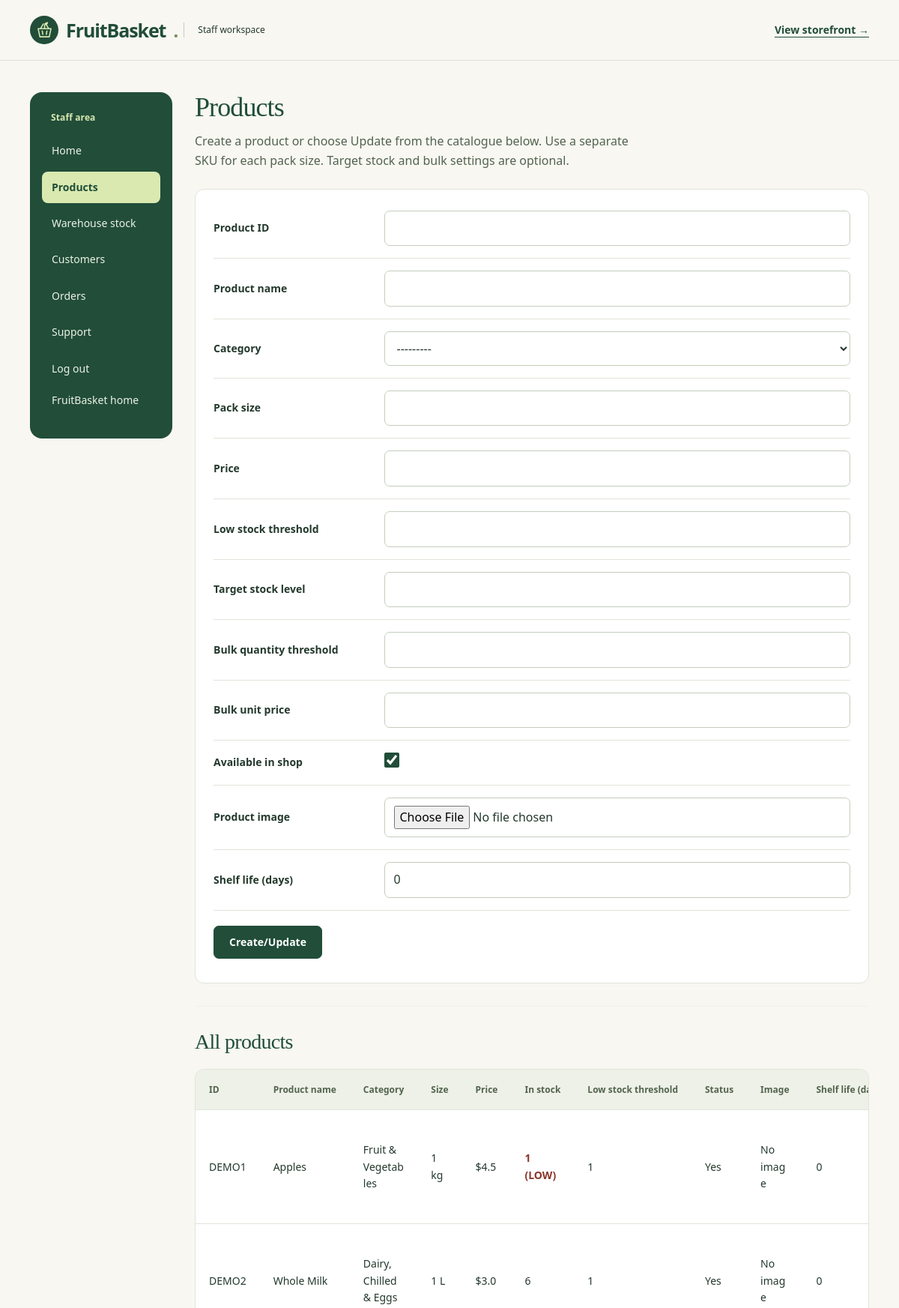
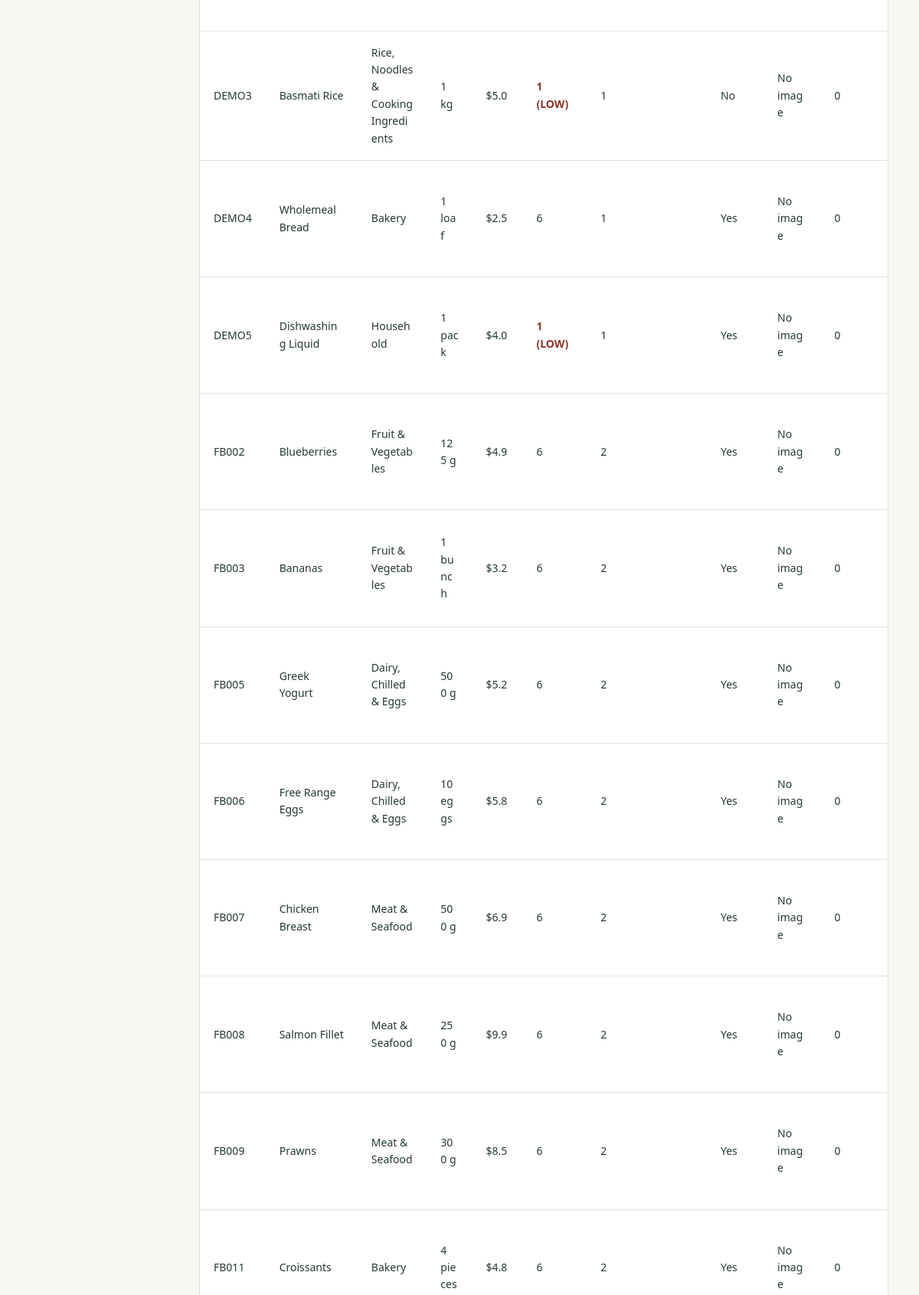
/adminpanel/product_new (signed in, upper part), run on the app's committed database (2 pictures, top to bottom).
### adminpanel/models.py (models this page shows, shortened)
class Product(models.Model):
    CATEGORY = [
        ('dairy', 'Dairy, Chilled & Eggs'),
        ('fruit', 'Fruit & Vegetables'),
        ('meat', 'Meat & Seafood'),
        ('bakery', 'Bakery'),
        ('rice', 'Rice, Noodles & Cooking Ingredients'),
        ('snacks', 'Snacks & Confectionery'),
        ('frozen', 'Frozen'),
        ('household', 'Household')
    ]
    Pid = models.CharField(max_length=5, primary_key=True)
    Pname = models.CharField(max_length=200)
    Pcategory = models.CharField(max_length=20, choices=CATEGORY)
    Psize = models.CharField(max_length=30)
    Pprice = models.FloatField()
    Plowstock = models.IntegerField(validators=[MinValueValidator(0)])
    Ptargetstock = models.PositiveIntegerField(null=True, blank=True, verbose_name='Target stock level')
    Pbulkquantity = models.PositiveIntegerField(null=True, blank=True, validators=[MinValueValidator(2)], verbose_name='Bulk quantity threshold')
    Pbulkprice = models.FloatField(null=True, blank=True, verbose_name='Bulk unit price')
    Pactive = models.BooleanField(default=True)
    Pimage = models.ImageField(upload_to='products/', blank=True, null=True)
    Pexpirydays = models.PositiveIntegerField(default=0)
    class Meta:
        constraints = [
            models.CheckConstraint(
                check=models.Q(Pprice__gt=0),
                name='Pprice_greater_than_zero'
            ),
            models.CheckConstraint(
                check=models.Q(Plowstock__gte=0),
                name='Plowstock_not_negative'
            ),
            models.CheckConstraint(condition=models.Q(Ptargetstock__isnull=True) | models.Q(Ptargetstock__gte=models.F('Plowstock')), name='product_target_at_least_low'),
            models.CheckConstraint(condition=(models.Q(Pbulkquantity__isnull=True, Pbulkprice__isnull=True) | models.Q(Pbulkquantity__isnull=False, Pbulkprice__isnull=False, Pbulkquantity__gte=2, Pbulkprice__gt=0, Pbulkprice__lte=models.F('Pprice'))), name='product_bulk_settings_valid')
        ]

### adminpanel/views.py (the view, shortened to what this page needs)
# urls.py: path('product_new', views.ProductView.as_view(), name='product_new'),
class ProductView(View):
    form_class = ProductForm
    template_name = 'adminpanel/product_new.html'
    def get(self, request, *args, **kwargs):
        pk = kwargs.get('pk') # returns None if not provided
        form = None
        action = 'create'
        status_type = None
        status_message = None
        if pk is not None:
            try:
                product = Product.objects.get(pk=pk)
                form = self.form_class(instance=product)
                form.fields['Pid'].disabled = True
                action = 'update'
            except Product.DoesNotExist:
                form = self.form_class()
                status_type = 'error'
                status_message = 'Product not found.'
        else:
            form = self.form_class()
        rendered_form = form.render('adminpanel/form_template.html')
        products = Product.objects.annotate(
            stock=Count('product_items', filter=Q(product_items__Istatus='available'))
        )
        context = {
            'product_id': form.instance.pk or '',
            'form': rendered_form,
            'action': action,
            'products': products,
            'status_type': status_type,
            'status_message': status_message,
        }
        return render(request, self.template_name, context)

### adminpanel/forms.py (shortened to what this page needs)
class ProductForm(forms.ModelForm):
    class Meta:
        model = Product
        fields = ['Pid', 'Pname', 'Pcategory', 'Psize', 'Pprice', 'Plowstock', 'Ptargetstock', 'Pbulkquantity', 'Pbulkprice', 'Pactive', 'Pimage', 'Pexpirydays']

### adminpanel/templates/adminpanel/form_template.html (shortened to what this page needs)
{% for field in form %}
    <tr class="fb-form-row">
        <td class="fb-form-label">
            <label for="{{ field.id_for_label }}">
                {% if field.name == 'Pid' %}Product ID
                {% elif field.name == 'Pname' %}Product name
                {% elif field.name == 'Pcategory' %}Category
                {% elif field.name == 'Psize' %}Pack size
                {% elif field.name == 'Pprice' %}Price
                {% elif field.name == 'Plowstock' %}Low stock threshold
                {% elif field.name == 'Pactive' %}Available in shop
                {% elif field.name == 'Pimage' %}Product image
                {% elif field.name == 'Pexpirydays' %}Shelf life (days)
                {% elif field.name == 'Cid' %}Customer ID
                {% elif field.name == 'Cname' %}Customer name
                {% elif field.name == 'Caddress' %}Delivery address
                {% elif field.name == 'Chouseholdsize' %}Household size
                {% elif field.name == 'Cmealsperweek' %}Meals per week
                {% elif field.name == 'Cuser' %}User account
                {% elif field.name == 'Oid' %}Order ID
                {% elif field.name == 'Ocustomer' %}Customer
                {% elif field.name == 'Oaddress' %}Delivery address
                {% elif field.name == 'Odate' %}Order date
                {% elif field.name == 'Ostatus' %}Order status
                {% else %}{{ field.label }}{% endif %}
            </label>
        </td>
        <td class="fb-form-control">{{ field }}</td>
    </tr>
{% endfor %}

### adminpanel/templates/adminpanel/product_new.html (shortened to what this page needs)
{% extends 'adminpanel/adminpanel_base.html' %}
{% load static %}
{% block content %}
    <div class="fb-staff-section">
        <h1 class="fb-staff-page-title">Products</h1>
        <p class="fb-page-help">Create a product or choose Update from the catalogue below. Use a separate SKU for each pack size. Target stock and bulk settings are optional.</p>
        <form class="fb-staff-editor" action="{% if action == 'update' %}/adminpanel/product_new/{{ product_id }}{% else %}/adminpanel/product_new{% endif %}" method="post" enctype="multipart/form-data">
            <div class="fb-table-wrap" role="region" aria-label="Staff data table" tabindex="0">
                <table>
                    <tbody>
                        {{ form }}
                        <tr>
                            <td colspan="3" style="text-align: center;">
                                <input type="submit" value="Create/Update">
                            </td>
                        </tr>
                    </tbody>
                </table>
            </div>
        </form>
    </div>
    <hr />
    <div class="fb-staff-section">
        <h2 class="fb-records-heading">All products</h2>
        <div class="fb-table-wrap fb-records-table" role="region" aria-label="Staff data table" tabindex="0">
            <table>
                <thead>
                    <tr>
                        <th scope="col">ID</th>
                        <th scope="col">Product name</th>
                        <th scope="col">Category</th>
                        <th scope="col">Size</th>
                        <th scope="col">Price</th>
                        <th scope="col">In stock</th>
                        <th scope="col">Low stock threshold</th>
                        <th scope="col">Status</th>
                        <th scope="col">Image</th>
                        <th scope="col">Shelf life (days)</th>
                    </tr>
                </thead>
                <tbody>
                    {% for product in products %}
                    <tr>
                        <td>{{ product.Pid }}</td>
                        <td>{{ product.Pname }}</td>
                        <td>{{ product.get_Pcategory_display }}</td>
                        <td>{{ product.Psize }}</td>
                        <td>${{ product.Pprice }}</td>
                        <td {% if product.stock <= product.Plowstock %}style="color: #8a3529; font-weight: bold;"{% endif %}>
                            {{ product.stock }}{% if product.stock <= product.Plowstock %} (LOW){% endif %}
                        </td>
                        <td>{{ product.Plowstock }}</td>
                        <td>{% if product.Pactive %}Yes{% else %}No{% endif %}</td>
                        <td>{% if product.Pimage %}<img src="{{ product.Pimage.url }}" width="80" alt="{{ product.Pname }}">{% else %}No image{% endif %}</td>
                        <td>{{ product.Pexpirydays }}</td>
                    </tr>
                    {% empty %}
                    <tr>
                        <td colspan="11">No product record available.</td>
                    </tr>
                    {% endfor %}
                </tbody>
            </table>
        </div>
    </div>
{% endblock %}

### static/fruitbasket/theme.css (style rules this page uses)
:root { --forest:#214d39; --green:#35634b; --lime:#d9e9b0; --cream:#f8f7f2; --ink:#24392d; --muted:#657166; --border:#e0e4d9; --orange:#bc552e }
* { box-sizing:border-box }
html { scroll-behavior:smooth; scroll-padding-top:2rem }
body.fb-app { margin:0; background:var(--cream); color:var(--ink); font:1rem/1.6 "Segoe UI",Arial,sans-serif }
h1,h2,h3,h4 { color:var(--forest); font-weight:600; line-height:1.15 }
h1,h2 { letter-spacing:-.025em; text-wrap:balance }
h1 { font-size:clamp(2.5rem,5vw,4.8rem) }
h2 { font-size:clamp(1.7rem,3vw,2.5rem) }
p { margin:0 0 1rem }
button,input,select,textarea { font:inherit }
.fb-button,.fb-content button[type=submit],.fb-content input[type=submit] { display:inline-flex; justify-content:center; align-items:center; gap:10px; background:var(--forest); color:white; border:1px solid var(--forest); border-radius:7px; padding:11px 20px; font-size:14px; font-weight:600; text-decoration:none; cursor:pointer; line-height:1.4 }
.fb-table-wrap { overflow-x:auto; border:1px solid var(--border); border-radius:12px; background:#fff; margin-bottom:24px }
.fb-content table { width:100%; border-collapse:collapse; border:0; background:white; font-size:13px; margin:0 }
.fb-content th { color:#52634f; background:#eef1e7; font-size:12px; text-transform:none; letter-spacing:0; font-weight:650; white-space:nowrap }
.fb-content th,.fb-content td { border:0; border-bottom:1px solid var(--border); padding:17px 18px; vertical-align:middle }
.fb-content tbody tr:last-child td { border-bottom:0 }
.fb-content td { overflow-wrap:anywhere }
.fb-content hr { border:0; border-top:1px solid var(--border); margin:30px 0 }
.fb-content input:not([type=hidden]):not([type=submit]):not([type=checkbox]),.fb-content select,.fb-content textarea { max-width:100%; border:1px solid #c4cebc; background:#fff; border-radius:7px; padding:10px 12px; color:var(--ink) }
.fb-staff-page-title { font-size: clamp(1.8rem, 3vw, 2.6rem); margin-bottom: 24px; }
.fb-store-page .fb-section-heading h1, .fb-store-page .fb-auth-intro h1, .fb-staff-page-title, .fb-workspace-intro h1 { font-family:Georgia,serif; font-weight:400; letter-spacing:-.025em }
.fb-staff-page-title { font-size:clamp(2rem,3vw,2.75rem); margin:0 0 12px }
.fb-page-help { color:#52634f; max-width:65ch; margin-bottom:24px }
.fb-staff .fb-content table { font-size:14px }
.fb-staff .fb-content .fb-table-wrap table { min-width:760px }
.fb-staff .fb-content .fb-records-table table { min-width:1000px }
.fb-records-table td:first-child { white-space:nowrap }
.fb-staff .fb-content table input[type=submit], .fb-staff .fb-content table button[type=submit] { min-height:40px }
.fb-staff-editor { max-width:900px }
.fb-staff-editor .fb-table-wrap { padding:12px 24px }
.fb-staff .fb-staff-editor .fb-table-wrap table { min-width:0 }
.fb-staff-editor tbody { display:block }
.fb-staff-editor tr { display:block }
.fb-staff-editor .fb-form-row { display:grid; grid-template-columns:minmax(160px,1fr) minmax(0,3fr); border-bottom:1px solid var(--border); padding:16px 0; gap:0 20px; align-items:center }
.fb-staff .fb-staff-editor td { display:block; width:auto; padding:0; border:0 }
.fb-form-label label { font-weight:600; font-size:14px }
.fb-form-control input:not([type=checkbox]), .fb-form-control select { width:100%; min-height:44px; font-size:16px }
.fb-form-control input[type=checkbox] { width:20px; height:20px; accent-color:var(--forest) }
.fb-staff .fb-staff-editor tr:last-child > td[colspan] { padding:20px 0; text-align:left !important }
.fb-records-heading { font:400 28px/1.2 Georgia,serif; margin:28px 0 20px }

### data on the page
Product: Pid "DEMO1", Pname "Apples", Pcategory "Fruit & Vegetables", Psize "1 kg", Pprice "4.5", stock "1", shows "(LOW)", Plowstock "1", Pactive "Yes", shows "No image", Pexpirydays "0"
Product: Pid "DEMO2", Pname "Whole Milk", Pcategory "Dairy, Chilled & Eggs", Psize "1 L", Pprice "3.0", stock "6", Plowstock "1", Pactive "Yes", shows "No image", Pexpirydays "0"
Product: Pid "DEMO3", Pname "Basmati Rice", Pcategory "Rice, Noodles & Cooking Ingredients", Psize "1 kg", Pprice "5.0", stock "1", shows "(LOW)", Plowstock "1", Pactive "No", shows "No image", Pexpirydays "0"
Product: Pid "DEMO4", Pname "Wholemeal Bread", Pcategory "Bakery", Psize "1 loaf", Pprice "2.5", stock "6", Plowstock "1", Pactive "Yes", shows "No image", Pexpirydays "0"
Product: Pid "DEMO5", Pname "Dishwashing Liquid", Pcategory "Household", Psize "1 pack", Pprice "4.0", stock "1", shows "(LOW)", Plowstock "1", Pactive "Yes", shows "No image", Pexpirydays "0"
Product: Pid "FB002", Pname "Blueberries", Pcategory "Fruit & Vegetables", Psize "125 g", Pprice "4.9", stock "6", Plowstock "2", Pactive "Yes", Pimage "No image", Pexpirydays "0"
Product: Pid "FB003", Pname "Bananas", Pcategory "Fruit & Vegetables", Psize "1 bunch", Pprice "3.2", stock "6", Plowstock "2", Pactive "Yes", Pimage "No image", Pexpirydays "0"
Product: Pid "FB005", Pname "Greek Yogurt", Pcategory "Dairy, Chilled & Eggs", Psize "500 g", Pprice "5.2", stock "6", Plowstock "2", Pactive "Yes", Pimage "No image", Pexpirydays "0"
Product: Pid "FB006", Pname "Free Range Eggs", Pcategory "Dairy, Chilled & Eggs", Psize "10 eggs", Pprice "5.8", stock "6", Plowstock "2", Pactive "Yes", Pimage "No image", Pexpirydays "0"
Product: Pid "FB007", Pname "Chicken Breast", Pcategory "Meat & Seafood", Psize "500 g", Pprice "6.9", stock "6", Plowstock "2", Pactive "Yes", Pimage "No image", Pexpirydays "0"
Product: Pid "FB008", Pname "Salmon Fillet", Pcategory "Meat & Seafood", Psize "250 g", Pprice "9.9", stock "6", Plowstock "2", Pactive "Yes", Pimage "No image", Pexpirydays "0"
Product: Pid "FB009", Pname "Prawns", Pcategory "Meat & Seafood", Psize "300 g", Pprice "8.5", stock "6", Plowstock "2", Pactive "Yes", Pimage "No image", Pexpirydays "0"
Product: Pid "FB011", Pname "Croissants", Pcategory "Bakery", Psize "4 pieces", Pprice "4.8", stock "6", Plowstock "2", Pactive "Yes", Pimage "No image", Pexpirydays "0"

### other printed values
{{ field.label }} "Target stock level" "Bulk quantity threshold" "Bulk unit price"
